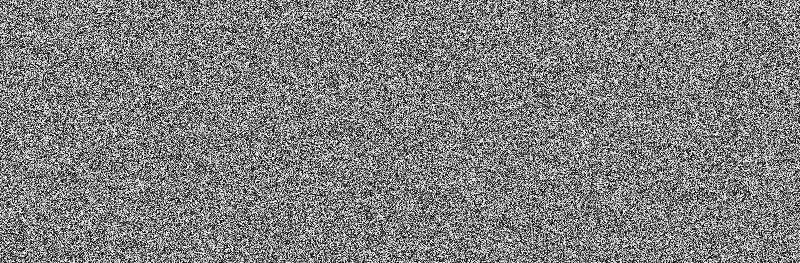
#> input picture Experiment4/image/G1.bmp, 800 x 263 px
$ python matrix.py
#> lines starting #> are read from the running program, lines starting #| are printed output that depends on the picture
import cv2
import numpy as np


def symbiotic_matrix(input_img):
    """
    计算共生矩阵，并且返回描绘子指标
    :param input_img:   输入的图像
    :return: 共生矩阵以及描绘子
    """
    k = 256
    input_h, input_w = input_img.shape
    output_img = np.zeros((k, k), dtype=np.uint64)
    for x in range(input_h):
        for y in range(input_w - 1):
            output_img[input_img[x][y], input_img[x][y + 1]] += 1

    # 共生矩阵
    s_matrix = output_img

    output_img = np.log(1 + output_img)

    output_img = (output_img - output_img.min()) / (output_img.max() - output_img.min())
    output_img *= 255
    output_img = np.uint8(output_img)

    total = s_matrix.sum()
    p = s_matrix / total
    m_r = np.sum([i * np.sum(p[i, :]) for i in range(k)])
    m_c = np.sum([j * np.sum(p[:, j]) for j in range(k)])
    sigma_r = np.sqrt(np.sum([(i - m_r) ** 2 * np.sum(p[i, :]) for i in range(k)]))
    sigma_c = np.sqrt(np.sum([(j - m_c) ** 2 * np.sum(p[:, j]) for j in range(k)]))

    max_probability = np.max(p)
    correlation = 0
    for i in range(k):
        for j in range(k):
            correlation += (i - m_r) * (j - m_c) * p[i][j] / (sigma_c * sigma_r)
    contrast = 0
    for i in range(k):
        for j in range(k):
            contrast += (i - j) ** 2 * p[i][j]
    consistency = 0
    for i in range(k):
        for j in range(k):
            consistency += p[i][j] ** 2
    homogeneity = 0
    for i in range(k):
        for j in range(k):
            homogeneity += p[i][j] / (1 + np.abs(i - j))
    entropy = 0
    for i in range(k):
        for j in range(k):
            entropy += -p[i][j] * np.log2(p[i][j] + 1e-7)

    return output_img, max_probability, correlation, contrast, consistency, homogeneity, entropy


def invariant_moment(input_img):
    """
    计算不变矩
    :param input_img:
    :return: 返回不变矩计算结果
    """
    m_00 = compute_m_pq(input_img, 0, 0)
    m_01 = compute_m_pq(input_img, 0, 1)
    m_10 = compute_m_pq(input_img, 1, 0)
    x_bar = m_10 / m_00
    y_bar = m_01 / m_00
    mu_00 = compute_mu_pq(input_img, 0, 0, x_bar, y_bar)

    eta_20 = compute_eta_pq(input_img, 2, 0, x_bar, y_bar, mu_00)
    eta_02 = compute_eta_pq(input_img, 0, 2, x_bar, y_bar, mu_00)
    phi_1 = eta_20 + eta_02

    eta_11 = compute_eta_pq(input_img, 1, 1, x_bar, y_bar, mu_00)
    phi_2 = (eta_20 - eta_02) ** 2 + 4 * eta_11 ** 2

    eta_30 = compute_eta_pq(input_img, 3, 0, x_bar, y_bar, mu_00)
    eta_12 = compute_eta_pq(input_img, 1, 2, x_bar, y_bar, mu_00)
    eta_21 = compute_eta_pq(input_img, 2, 1, x_bar, y_bar, mu_00)
    eta_03 = compute_eta_pq(input_img, 0, 3, x_bar, y_bar, mu_00)
    phi_3 = (eta_30 - 3 * eta_12) ** 2 + (3 * eta_21 - eta_03) ** 2

    phi_4 = (eta_30 + eta_12) ** 2 + (eta_21 + eta_03) ** 2

    phi_5 = (eta_30 - 3 * eta_12) * (eta_30 + eta_12) * ((eta_30 + eta_12) ** 2 - 3 * (eta_21 + eta_03) ** 2) + \
            (3 * eta_21 - eta_03) * (eta_21 + eta_03) * (3 * (eta_30 + eta_12) ** 2 - (eta_21 + eta_03) ** 2)

    phi_6 = (eta_20 - eta_02) * ((eta_30 + eta_12) ** 2 - (eta_21 + eta_03) ** 2) + 4 * eta_11 * (eta_30 + eta_12) * \
            (eta_21 + eta_03)

    phi_7 = (3 * eta_21 - eta_03) * (eta_30 + eta_12) * ((eta_30 + eta_12) ** 2 - 3 * (eta_21 + eta_03) ** 2) + \
            (3 * eta_12 - eta_03) * (eta_21 + eta_03) * (3 * (eta_30 + eta_12) ** 2 - (eta_21 + eta_03) ** 2)

    return (np.sign(phi_1) * np.log10(np.abs(phi_1)), np.sign(phi_2) * np.log10(np.abs(phi_2)),
            np.sign(phi_3) * np.log10(np.abs(phi_3)), np.sign(phi_4) * np.log10(np.abs(phi_4)),
            np.sign(phi_5) * np.log10(np.abs(phi_5)), np.sign(phi_6) * np.log10(np.abs(phi_6)),
            np.sign(phi_7) * np.log10(np.abs(phi_7)))


def compute_m_pq(input_img, p, q):
    m_pq = 0.0
    input_h, input_w = input_img.shape
    for x in range(input_h):
        for y in range(input_w):
            m_pq += x ** p * y ** q * input_img[x][y]

    return m_pq


def compute_mu_pq(input_img, p, q, x_bar, y_bar):
    mu_pg = 0.0
    input_h, input_w = input_img.shape
    for x in range(input_h):
        for y in range(input_w):
            mu_pg += (x - x_bar) ** p * (y - y_bar) ** q * input_img[x][y]

    return mu_pg


def compute_eta_pq(input_img, p, q, x_bar, y_bar, mu_00):
    mu_pq = compute_mu_pq(input_img, p, q, x_bar, y_bar)
    eta_pg = mu_pq / mu_00 ** ((p + q) / 2 + 1)

    return eta_pg


if __name__ == "__main__":
    # 图片路径
    img_G1_path = "./image/G1.bmp"
    img_G2_path = "./image/G2.bmp"
    img_G3_path = "./image/G3.bmp"
    img_M1_path = "./image/M1.bmp"
    img_M2_path = "./image/M2.bmp"
    img_M3_path = "./image/M3.bmp"
    img_M4_path = "./image/M4.bmp"
    img_M5_path = "./image/M5.bmp"
    img_M6_path = "./image/M6.bmp"
    # 读取图片
    img_G1 = cv2.imread(img_G1_path, 0)
#> img_G1 is the input picture: shape (263, 800); min 0, max 255, mean 127.5
    img_G2 = cv2.imread(img_G2_path, 0)
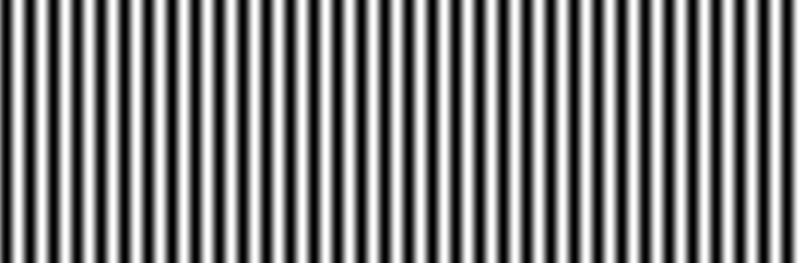
#> input picture Experiment4/image/G2.bmp, 800 x 263 px
#> img_G2 is the input picture: shape (263, 800); min 0, max 255, mean 127
    img_G3 = cv2.imread(img_G3_path, 0)
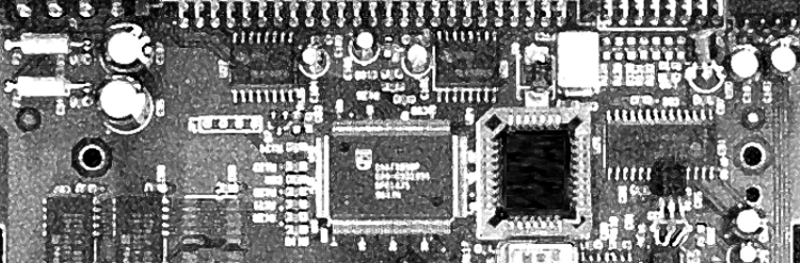
#> input picture Experiment4/image/G3.bmp, 800 x 263 px
#> img_G3 is the input picture: shape (263, 800); min 0, max 255, mean 123.7
    img_M1 = cv2.imread(img_M1_path, 0)
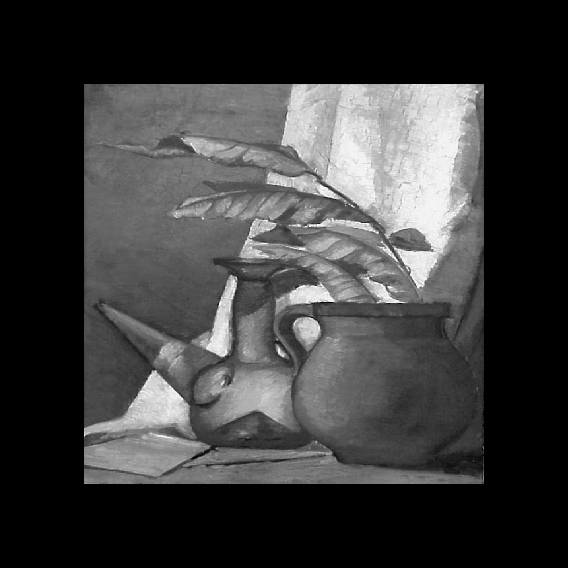
#> input picture Experiment4/image/M1.bmp, 568 x 568 px
#> img_M1 is the input picture: shape (568, 568); min 0, max 243, mean 59.2
    img_M2 = cv2.imread(img_M2_path, 0)
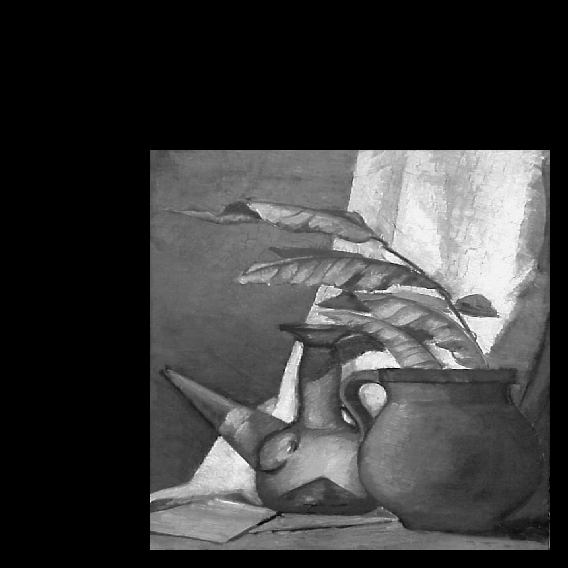
#> input picture Experiment4/image/M2.bmp, 568 x 568 px
#> img_M2 is the input picture: shape (568, 568); min 0, max 243, mean 59.2
    img_M3 = cv2.imread(img_M3_path, 0)
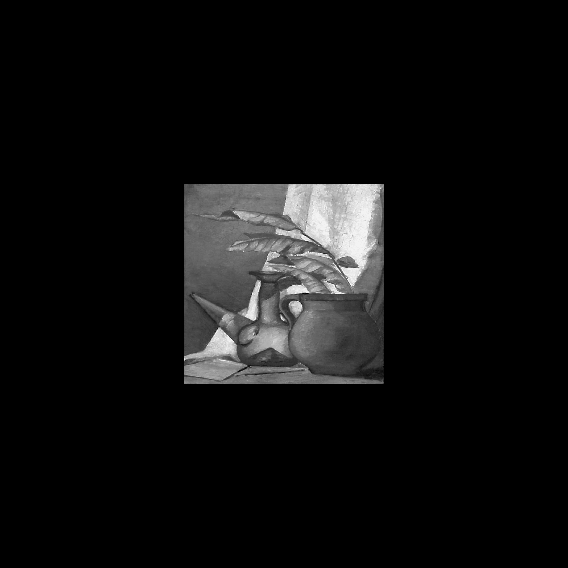
#> input picture Experiment4/image/M3.bmp, 568 x 568 px
#> img_M3 is the input picture: shape (568, 568); min 0, max 243, mean 14.8
    img_M4 = cv2.imread(img_M4_path, 0)
    img_M5 = cv2.imread(img_M5_path, 0)
    img_M6 = cv2.imread(img_M6_path, 0)
    # 处理图片
    (img_G1_symbiotic_matrix, img_G1_max_probability, img_G1_correlation, img_G1_contrast, img_G1_consistency,
     img_G1_homogeneity, img_G1_entropy) = symbiotic_matrix(img_G1)
#> img_G1_max_probability = 5.71e-05; img_G1_correlation = -0.000473; img_G1_contrast = 10838.3; img_G1_consistency = 2.01e-05; img_G1_homogeneity = 0.0366; img_G1_entropy = 15.74
    (img_G2_symbiotic_matrix, img_G2_max_probability, img_G2_correlation, img_G2_contrast, img_G2_consistency,
     img_G2_homogeneity, img_G2_entropy) = symbiotic_matrix(img_G2)
#> after the loop in symbiotic_matrix (call 2), `for x in range(input_h):`:
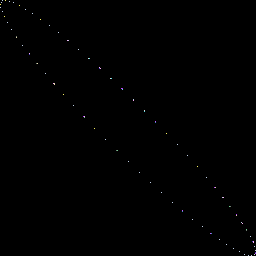
#> output_img: shape (256, 256) uint64; 13 distinct labels, from 0 to 3156; one colour per label, 0 black
#> img_G2_max_probability = 0.015; img_G2_correlation = 0.965; img_G2_contrast = 569.9; img_G2_consistency = 0.0123; img_G2_homogeneity = 0.0824; img_G2_entropy = 6.43
    (img_G3_symbiotic_matrix, img_G3_max_probability, img_G3_correlation, img_G3_contrast, img_G3_consistency,
     img_G3_homogeneity, img_G3_entropy) = symbiotic_matrix(img_G3)
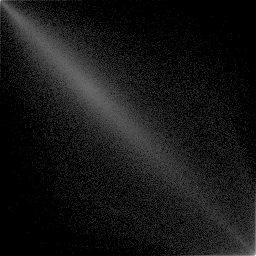
#> img_G3_symbiotic_matrix: shape (256, 256); min 0, max 255, mean 21.4
#> img_G3_max_probability = 0.0589; img_G3_correlation = 0.904; img_G3_contrast = 1044.1; img_G3_consistency = 0.0036; img_G3_homogeneity = 0.2; img_G3_entropy = 13.63
    (img_M1_phi_1, img_M1_phi_2, img_M1_phi_3, img_M1_phi_4, img_M1_phi_5, img_M1_phi_6,
     img_M1_phi_7) = invariant_moment(img_M1)
#> after the loop in compute_m_pq, `for x in range(input_h):`: m_pq = 19095412
#> in invariant_moment, `m_01 = compute_m_pq(input_img, 0, 1)`: m_01 = 5.56e+09
#> in invariant_moment, `m_10 = compute_m_pq(input_img, 1, 0)`: m_10 = 4.99e+09
#> in invariant_moment, `x_bar = m_10 / m_00`: x_bar = 261.3
#> in invariant_moment, `y_bar = m_01 / m_00`: y_bar = 291.2
#> after the loop in compute_mu_pq, `for x in range(input_h):`: mu_pg = 19095412
#> in compute_eta_pq, `mu_pq = compute_mu_pq(input_img, p, q, x_bar, y_bar)`: mu_pq = 2.59e+11
#> in compute_eta_pq, `eta_pg = mu_pq / mu_00 ** ((p + q) / 2 + 1)`: eta_pg = 0.000711
#> in invariant_moment, `eta_02 = compute_eta_pq(input_img, 0, 2, x_bar, y_bar, mu_00)`: eta_02 = 0.00065
#> in invariant_moment, `phi_1 = eta_20 + eta_02`: phi_1 = 0.00136
#> in invariant_moment, `eta_11 = compute_eta_pq(input_img, 1, 1, x_bar, y_bar, mu_00)`: eta_11 = -0.000133
#> in invariant_moment, `phi_2 = (eta_20 - eta_02) ** 2 + 4 * eta_11 ** 2`: phi_2 = 7.47e-08
#> in invariant_moment, `eta_30 = compute_eta_pq(input_img, 3, 0, x_bar, y_bar, mu_00)`: eta_30 = 5.39e-06
#> in invariant_moment, `eta_12 = compute_eta_pq(input_img, 1, 2, x_bar, y_bar, mu_00)`: eta_12 = -3.61e-08
#> in invariant_moment, `eta_21 = compute_eta_pq(input_img, 2, 1, x_bar, y_bar, mu_00)`: eta_21 = -1.65e-06
#> in invariant_moment, `eta_03 = compute_eta_pq(input_img, 0, 3, x_bar, y_bar, mu_00)`: eta_03 = -2.03e-06
#> in invariant_moment, `phi_3 = (eta_30 - 3 * eta_12) ** 2 + (3 * eta_21 - eta_03) ** 2`: phi_3 = 3.88e-11
#> in invariant_moment, `phi_4 = (eta_30 + eta_12) ** 2 + (eta_21 + eta_03) ** 2`: phi_4 = 4.22e-11
#> in invariant_moment, `phi_5 = (eta_30 - 3 * eta_12) * (eta_30 + eta_12) * ((eta_30 + eta_12)..`: phi_5 = 4.29e-22
#> in invariant_moment, `phi_6 = (eta_20 - eta_02) * ((eta_30 + eta_12) ** 2 - (eta_21 + eta_03..`: phi_6 = 1.14e-14
#> in invariant_moment, `phi_7 = (3 * eta_21 - eta_03) * (eta_30 + eta_12) * ((eta_30 + eta_12)..`: phi_7 = -3.26e-22
#> img_M1_phi_1 = -2.87; img_M1_phi_2 = -7.13; img_M1_phi_3 = -10.41; img_M1_phi_4 = -10.37; img_M1_phi_5 = -21.37; img_M1_phi_6 = -13.94; img_M1_phi_7 = 21.49
    (img_M2_phi_1, img_M2_phi_2, img_M2_phi_3, img_M2_phi_4, img_M2_phi_5, img_M2_phi_6,
     img_M2_phi_7) = invariant_moment(img_M2)
#> img_M2_phi_1 = -2.87; img_M2_phi_2 = -7.13; img_M2_phi_3 = -10.41; img_M2_phi_4 = -10.37; img_M2_phi_5 = -21.37; img_M2_phi_6 = -13.94; img_M2_phi_7 = 21.49
    (img_M3_phi_1, img_M3_phi_2, img_M3_phi_3, img_M3_phi_4, img_M3_phi_5, img_M3_phi_6,
     img_M3_phi_7) = invariant_moment(img_M3)
#> img_M3_phi_1 = -2.87; img_M3_phi_2 = -7.13; img_M3_phi_3 = -10.4; img_M3_phi_4 = -10.37; img_M3_phi_5 = -21.39; img_M3_phi_6 = -13.94; img_M3_phi_7 = 21.52
    (img_M4_phi_1, img_M4_phi_2, img_M4_phi_3, img_M4_phi_4, img_M4_phi_5, img_M4_phi_6,
#> (the run stopped early here; a loop or call above may not have finished)
